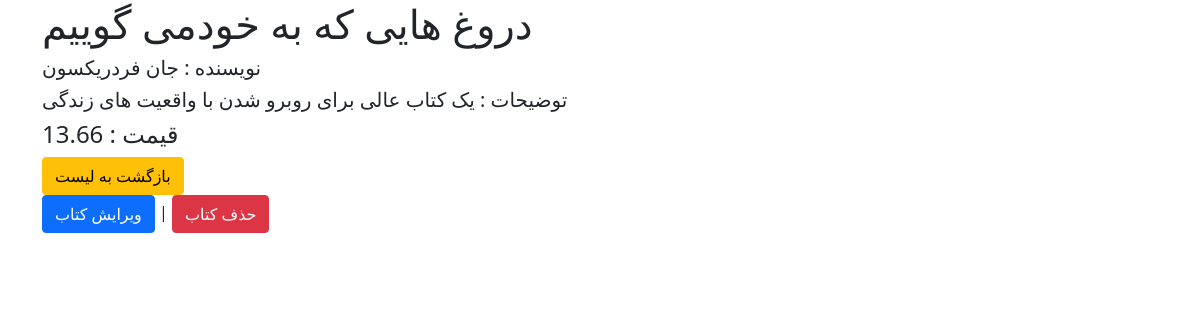
Page /books/3/ on the committed database.
### books/models.py (models this page shows, shortened)
class Book(models.Model):
    title = models.CharField(max_length=200)
    author = models.CharField(max_length=200)
    description = models.TextField()
    price = models.DecimalField(max_digits=5, decimal_places=2)

### books/views.py (the view)
# urls.py: path("<int:pk>/", views.BookDetailView.as_view(), name="book_detail"),
class BookDetailView(generic.DetailView):
    model = Book
    template_name = 'books/book_detail.html'
    context_object_name = 'books'

### books/templates/books/book_detail.html (shortened to what this page needs)
{% extends '_base.html' %}
{% block content %}
    <h1>{{ books.title }}</h1>
    <h5> نویسنده : {{ books.author }}  </h5>
    <h5> توضیحات : {{ books.description }}  </h5>
    <h4> قیمت : {{ books.price }} </h4>
     <a href="{% url "book_list" %}" class="btn btn-warning">بازگشت به لیست  </a>
     <br>
     <a href="{% url "book_update" books.id%}" class="btn btn-primary">ویرایش کتاب </a> |
     <a href="{% url "book_delete" books.id%}" class="btn btn-danger">حذف کتاب </a>
{% endblock content %}

### rows in the picture
Book: author "جان فردریکسون", description "یک کتاب عالی برای روبرو شدن با واقعیت های زندگی", price "13.66"
